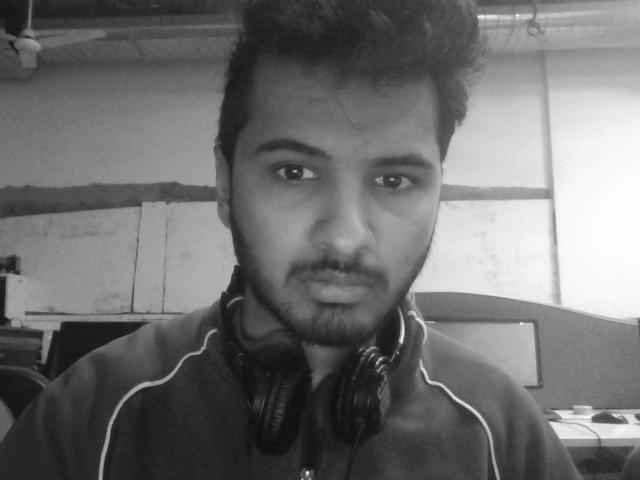
#> input picture FXHelloCV/temp.png, 640 x 480 px
$ python crop.py
#> lines starting #> are read from the running program, lines starting #| are printed output that depends on the picture
import numpy; from PIL import Image; ((Image.open('temp.png')).crop((0, 0, 400, 480))).save('temp.jpg',quality=30)
#> after `import numpy`:
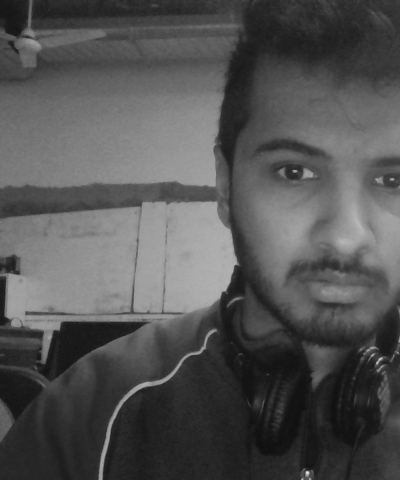
#> saved as temp.jpg: PIL image 400x480 RGBA; mean R, G, B, A 83.5, 83.5, 83.5, 255

$ run again, with FXHelloCV/a.jpg saved as FXHelloCV/temp.png
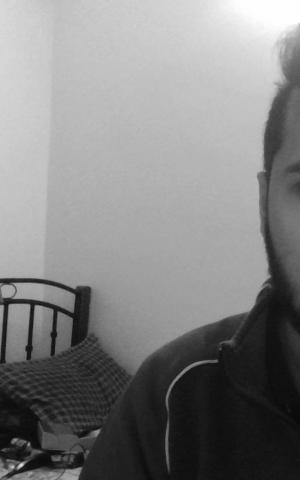
#> input picture FXHelloCV/a.jpg, 300 x 480 px
#> `import numpy`:
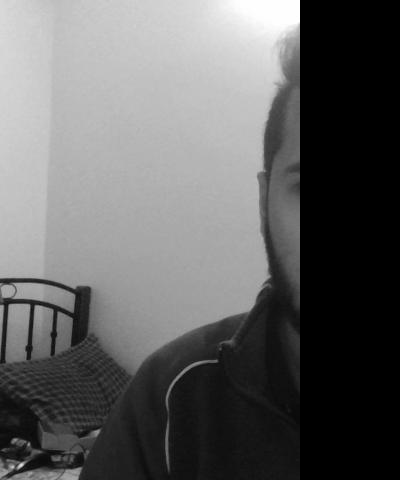
#> saved as temp.jpg: PIL image 400x480 RGB; min 0, max 255, mean 97.7
